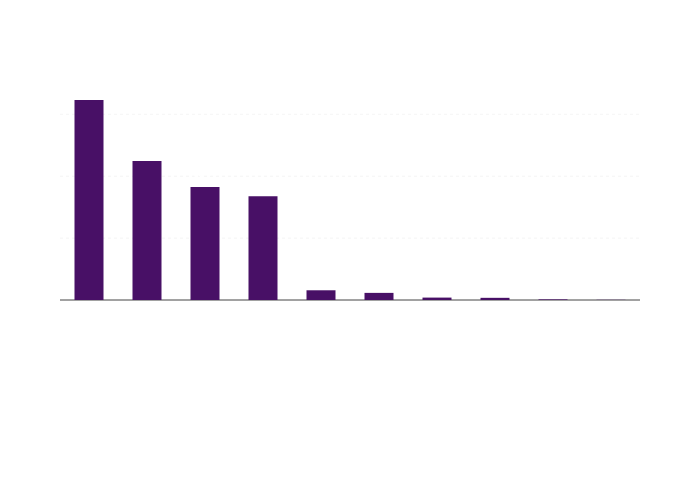

The notebook cell this image was saved under:
### Code cell
df_tipo = (df.groupby(["TIPO_LIMPIO"]).size().reset_index(name="Conteo").sort_values("Conteo", ascending=False))

# Gráfico
fig = px.bar(
    df_tipo,
    x="TIPO_LIMPIO",
    y="Conteo",
    text="Conteo",
    color_discrete_sequence=colores,
    title="Rupturas por tipo de intervención"
)


fig.update_traces(
    textposition="outside",
    marker_line_width=0  
)

fig.update_layout(   
    showlegend=False,          
    height=500,
    width=700,
    bargap=0.5,                
    title_x=0.5,
    title = None,
    xaxis_title=None,
    xaxis=dict(tickangle=-35),
    margin=dict(l=60, r=60, t=60, b=200),
    yaxis=dict(
    gridcolor="rgba(200,200,200,0.2)",
    griddash="dot"       # opciones: "dot", "dash", "longdash", "dashdot"
)                 
)

# Ajuste eje Y para dar aire a etiquetas
fig.update_yaxes(range=[0, df_tipo["Conteo"].max() * 1.2])

fig.write_image("plot4.png", scale=2, width=600, height=600)

fig.show()

### Figure 1 — Plotly figure (JSON) as saved in the notebook; plotly's stock layout.template omitted (floating-point values rounded to 4 significant figures)
{"data": [{"hovertemplate": "TIPO_LIMPIO=%{x}<br>Conteo=%{text}<extra></extra>", "legendgroup": "", "marker": {"color": "#481066", "line": {"width": 0}, "pattern": {"shape": ""}}, "name": "", "orientation": "v", "showlegend": false, "text": [3231.0, 2246.0, 1827.0, 1675.0, 157.0, 115.0, 39.0, 35.0, 10.0, 3.0], "textposition": "outside", "type": "bar", "x": ["Excavación", "Alcantarillado y acueducto", "Pavimentación", "Instalación de postes y cerramientos", "Obras civiles y construcción", "Otros y no identificados", "Limpieza y mantenimiento", "Daños y vandalismo", "Instalación de tuberías y ductos eléctricos", "Nivelación de terreno y calles"], "xaxis": "x", "y": [3231, 2246, 1827, 1675, 157, 115, 39, 35, 10, 3], "yaxis": "y"}], "layout": {"bargap": 0.5, "barmode": "relative", "height": 500, "legend": {"tracegroupgap": 0}, "margin": {"b": 200, "l": 60, "r": 60, "t": 60}, "showlegend": false, "title": {}, "width": 700, "xaxis": {"anchor": "y", "domain": [0, 1], "tickangle": -35, "title": {}}, "yaxis": {"anchor": "x", "domain": [0, 1], "gridcolor": "rgba(200,200,200,0.2)", "griddash": "dot", "range": [0, 3877.0], "title": {"text": "Conteo"}}}}
